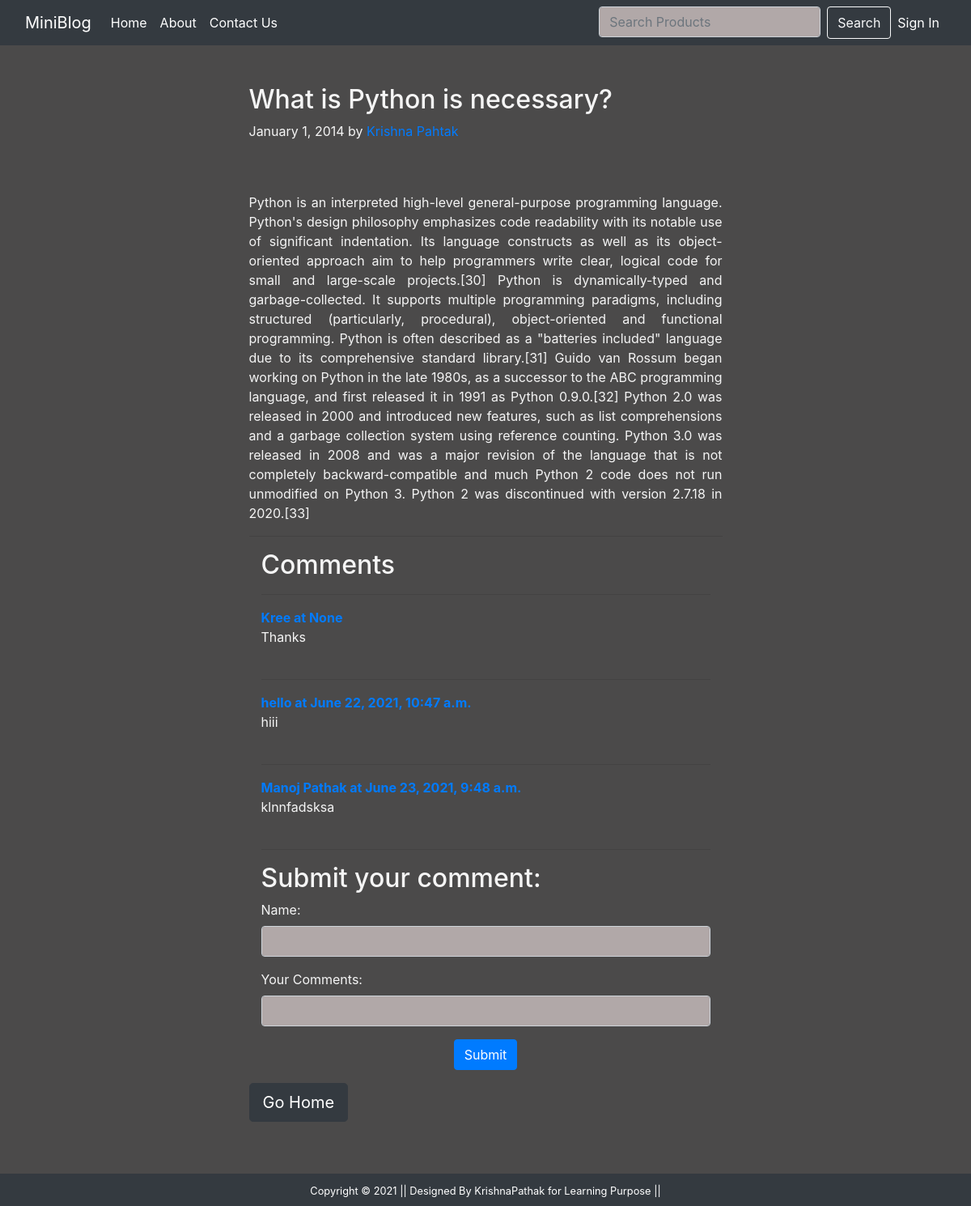
The app's page /details/14/ with its own data.
### blog/models.py (models this page shows)
class Post(models.Model):
    title=models.CharField(max_length=150)
    author=models.CharField(max_length=70)
    desc=models.TextField()
    feild=models.CharField(max_length=40)
    datetime=models.DateField(default=datetime.now)

class BlogComment(models.Model):
    sn=models.AutoField(primary_key=True)
    body=models.TextField(max_length=1000)
    name=models.TextField(max_length=100)
    posts=models.ForeignKey(Post,related_name='commentt',on_delete=models.CASCADE)
    parent=models.ForeignKey('self',on_delete=models.CASCADE,null=True)
    timestamp=models.DateTimeField(auto_now_add=True)

### blog/views.py (the view)
# urls.py: path("details/<int:id>/",views.details,name="details"),
def details(request,id):
    mypost=Post.objects.filter(pk=id).first()
    if request.method=='POST':
        form=CommentForm(request.POST)
        if form.is_valid():
            obj=form.save(commit=False)
            obj.posts=mypost
            obj.save()
            return redirect(f'/details/{mypost.id}')
    else:
        form=CommentForm()
    return render(request,'blog/details.html',{'form':mypost,'comments':form})

### blog/forms.py
class CommentForm(forms.ModelForm):
    class Meta:
        model=BlogComment
        fields=['name','body']
        labels={'Name':'Full Name','body':'Your Comments:'}
        widgets={'name':forms.TextInput(attrs={'class':"form-control"}),
        'body':forms.TextInput(attrs={'class':"form-control"})}

### blog/templates/blog/details.html (shortened to what this page needs)
{% extends 'blog/base.html' %}
{% load static %}
{% block content %}
<div class="col-sm-3">
</div>
<div class='col-sm-6 text-white'>
<form action="">
<div class="blog-post">
        <h2 class="blog-post-title">{{form.title}}</h2>
        <p class="blog-post-meta">January 1, 2014 by <a href="#">{{form.author}}</a></p><br><br>
        <p class='text-justify'>{{form.desc}}</p>
        <hr>
      </div>
<p class='text-center'>
<div class="container">
<h2>Comments</h2><hr>
</form>
{% for comment in form.commentt.all %}
<article>
<strong class= "text-primary">{{comment.name}} at {{comment.timestamp}}</strong><br>
{{comment.body}}<br><br><hr>
</article>
{% endfor %}
<h2>Submit your comment:</h2>
<form action="" method ='POST'>
{{comments.as_p}}
<p class='text-center'><input type="submit" value="Submit" class='btn btn-primary'></p>
</form>
</div>
<a href="{% url 'home' %}" class="btn btn-dark btn-lg">Go Home</a>
</div>
{% endblock content %}

### blog/static/blog/css/style.css (style rules this page uses)
body { background-color: rgb(75, 74, 74); }
form { color:whitesmoke }
.form-control { background-color: rgb(177,168,168); }

### records on screen
Post: title "What is Python is necessary?", author "Krishna Pahtak", desc "Python is an interpreted high-level general-purpose programming language. Python's design philosophy emphasizes code readability with its notable use of significant indentation. Its language constructs as well as its object-oriented approach aim to help programmers write clear, logical code for small and large-scale projects.[30] Python is dynamically-typed and garbage-collected. It supports multiple programming paradigms, including structured (particularly, procedural), object-oriented and functional programming. Python is often described as a \"batteries included\" language due to its comprehensive standard library.[31] Guido van Rossum began working on Python in the late 1980s, as a…"
BlogComment: name "Kree", timestamp "None", body "Thanks"
BlogComment: name "hello", timestamp "June 22, 2021, 10:47 a.m.", body "hiii"
BlogComment: name "Manoj Pathak", timestamp "June 23, 2021, 9:48 a.m.", body "klnnfadsksa"
